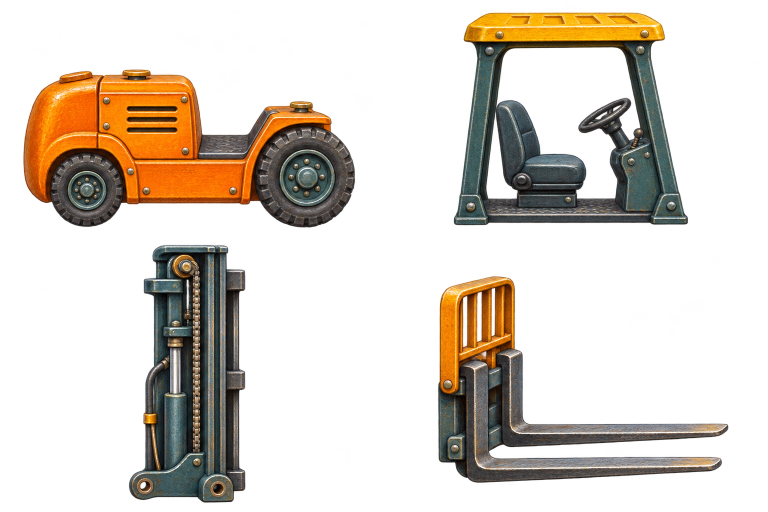
#> input picture art-source/puzzle/forklift/master.png, 1536 x 1024 px (shown at 1/2 size)
$ python split.py
#> lines starting #> are read from the running program, lines starting #| are printed output that depends on the picture
"""Register the forklift's four separately illustrated modules at their mounting points."""
import json
from pathlib import Path

from PIL import Image

source = Path(__file__).resolve().parent
out = source.parents[2] / "dist/puzzle/forklift"
out.mkdir(parents=True, exist_ok=True)
sheet = Image.open(source / "master.png").convert("RGBA")
#> sheet is the input picture: PIL image 1536x1024 RGBA; mean R, G, B, A 70.7, 56, 37.5, 70.6
assert sheet.size == (1536, 1024)
sheet.putalpha(sheet.getchannel("A").point(lambda a: 0 if a < 14 else min(255, round(a * 255 / 250))))

# Each cell contains a complete, transparent part. Coordinates in the assembled
# illustration put the cab feet in the footwell and the carriage on the mast.
modules = [
    ("forkliftBody", "车身底盘", (0, 0, 768, 470), (0, 370), (665, 317)),
    ("forkliftStation", "驾驶台", (768, 0, 1536, 470), (225, 149), (426, 388)),
    ("forkliftMast", "升降门架", (0, 470, 768, 1024), (607, 83), (143, 565)),
    ("forkliftForks", "货叉", (768, 470, 1536, 1024), (712, 392), (410, 245)),
]
layers = ["forkliftStation", "forkliftMast", "forkliftBody", "forkliftForks"]
left = min(x for _, _, _, (x, y), size in modules)
top = min(y for _, _, _, (x, y), size in modules)
width = max(x+w for _, _, _, (x, y), (w, h) in modules) - left
height = max(y+h for _, _, _, (x, y), (w, h) in modules) - top
parts = []
bitmaps = {}
for identifier, name, cell, (x, y), (w, h) in modules:
    sprite = sheet.crop(cell)
    sprite = sprite.crop(sprite.getchannel("A").getbbox()).resize((w, h), Image.Resampling.LANCZOS)
    filename = identifier + ".webp"
    sprite.save(out / filename, lossless=True)
    bitmaps[identifier] = sprite
    parts.append(dict(id=identifier, name=name, file="puzzle/forklift/"+filename,
                      x=x-left, y=y-top, w=w, h=h))
#> this loop made 4 passes
#> pass 1, `sprite = sprite.crop(sprite.getchannel("A").getbbox()).resize((w, h), ..`:
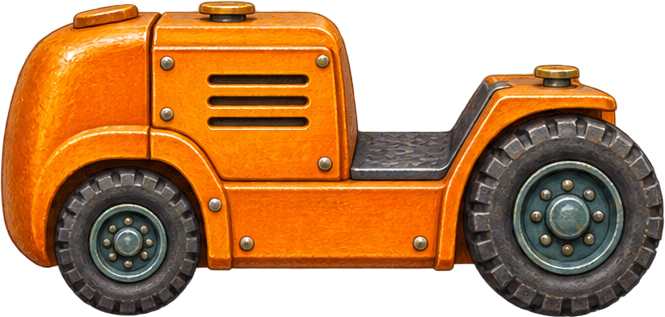
#> sprite: PIL image 665x317 RGBA; mean R, G, B, A 146.4, 87.7, 36.2, 177.3; transparent parts drawn white
#> after the loop:
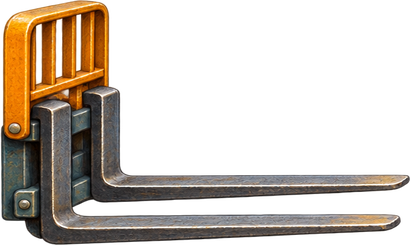
#> sprite: PIL image 410x245 RGBA; mean R, G, B, A 48.3, 37.9, 27.4, 92.9; transparent parts drawn white
#> after the loop, bitmaps = 4 items; parts = 4 items

model = dict(id="forklift", name="叉车", width=width, height=height, layers=layers,
             parts=parts, intro="forkliftIntro")
#> model = 7 items
(out / "model.json").write_text(json.dumps(model, ensure_ascii=False, indent=2), "utf8")
assembled = Image.new("RGBA", (width, height))
#> assembled: PIL image 1122x604 RGBA; every value is 0
by_id = {p["id"]: p for p in parts}
#> by_id = 4 items
for identifier in layers:
    p = by_id[identifier]
    assembled.alpha_composite(bitmaps[identifier], (p["x"], p["y"]))
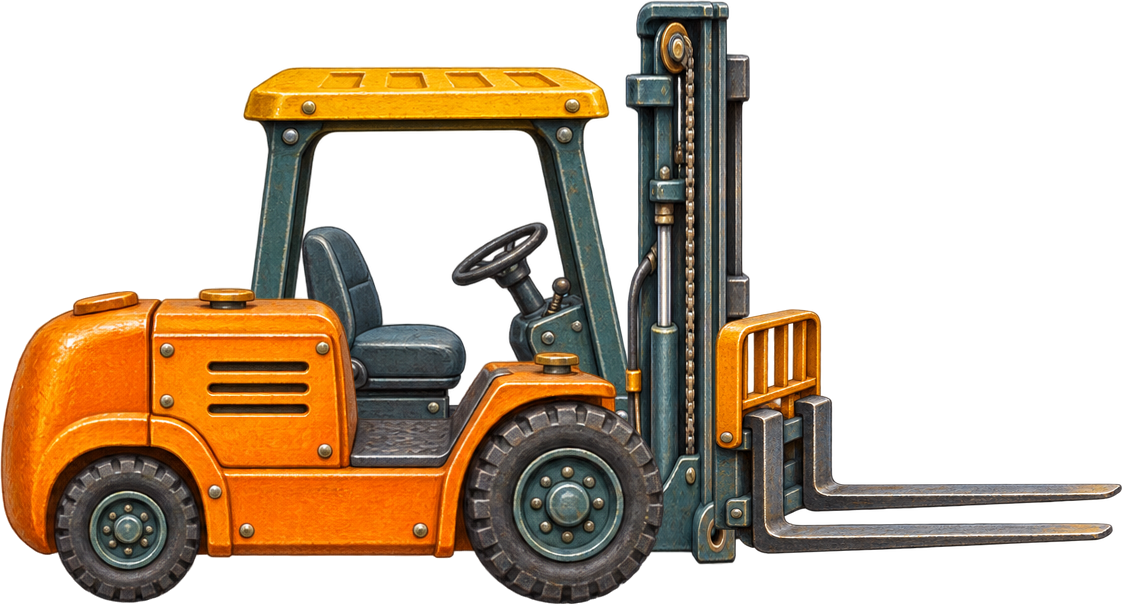
#> assembled: PIL image 1122x604 RGBA; mean R, G, B, A 59.4, 42.6, 23.8, 112.2; transparent parts drawn white
preview = assembled.copy()
preview.thumbnail((420, 230), Image.Resampling.LANCZOS)
preview.save(out / "preview.webp", quality=93)

proof = Image.new("RGB", (1100, 400), "#fff3d5")
for i, part in enumerate(parts):
    thumb = bitmaps[part["id"]].copy()
    thumb.thumbnail((238, 177), Image.Resampling.LANCZOS)
    proof.paste(thumb, (i%2*260+(260-thumb.width)//2, i//2*200+(200-thumb.height)//2), thumb)
#> this loop made 4 passes
#> pass 3, `thumb = bitmaps[part["id"]].copy()`:
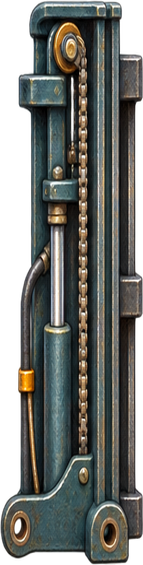
#> thumb: PIL image 143x565 RGBA; mean R, G, B, A 61, 63.3, 59.3, 195.2; transparent parts drawn white
#> after the loop:
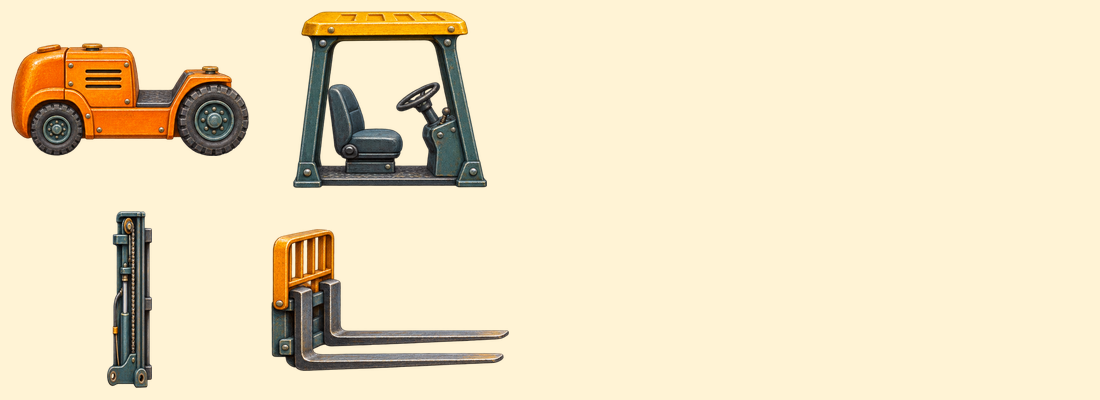
#> proof: PIL image 1100x400 RGB; mean R, G, B 238.1, 223.9, 193.2
#> after the loop:
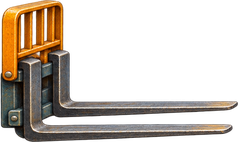
#> thumb: PIL image 238x142 RGBA; mean R, G, B, A 48.9, 38.7, 28.2, 92.9; transparent parts drawn white
assembled.thumbnail((554, 360), Image.Resampling.LANCZOS)
#> assembled: PIL image 554x298 RGBA
proof.paste(assembled, (520+(580-assembled.width)//2, (400-assembled.height)//2), assembled)
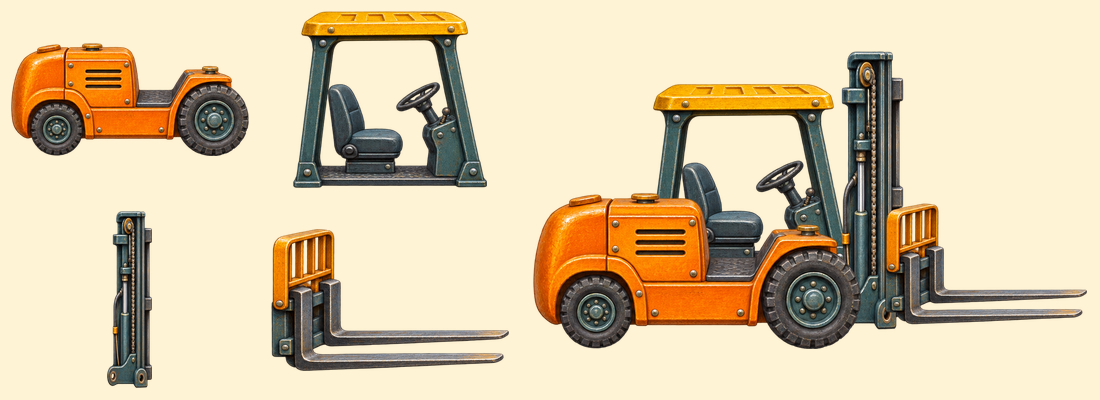
#> proof: PIL image 1100x400 RGB; mean R, G, B 217.8, 199.4, 166.7
proof.save(source / "parts-preview.jpg", quality=94)
